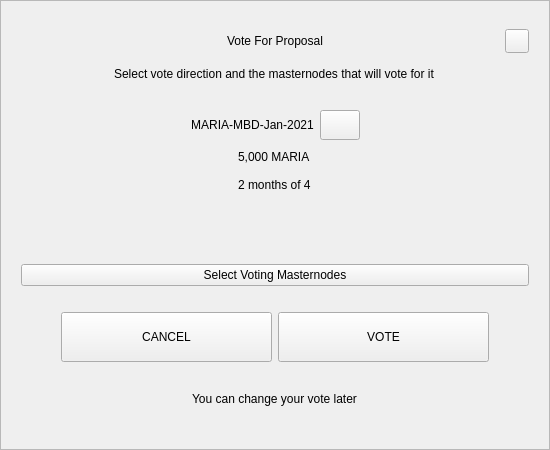
<?xml version="1.0" encoding="UTF-8"?>
<ui version="4.0">
 <class>VoteDialog</class>
 <widget class="QWidget" name="VoteDialog">
  <property name="geometry">
   <rect>
    <x>0</x>
    <y>0</y>
    <width>550</width>
    <height>450</height>
   </rect>
  </property>
  <layout class="QVBoxLayout" name="verticalLayout_1">
   <property name="spacing">
    <number>0</number>
   </property>
   <property name="leftMargin">
    <number>0</number>
   </property>
   <property name="topMargin">
    <number>0</number>
   </property>
   <property name="rightMargin">
    <number>0</number>
   </property>
   <property name="bottomMargin">
    <number>0</number>
   </property>
   <item>
    <widget class="QFrame" name="frame">
     <property name="styleSheet">
      <string notr="true"/>
     </property>
     <property name="frameShape">
      <enum>QFrame::StyledPanel</enum>
     </property>
     <property name="frameShadow">
      <enum>QFrame::Raised</enum>
     </property>
     <layout class="QVBoxLayout" name="verticalLayout_2">
      <property name="spacing">
       <number>6</number>
      </property>
      <property name="leftMargin">
       <number>20</number>
      </property>
      <property name="topMargin">
       <number>20</number>
      </property>
      <property name="rightMargin">
       <number>20</number>
      </property>
      <property name="bottomMargin">
       <number>20</number>
      </property>
      <item>
       <layout class="QHBoxLayout" name="horizontalLayout_1">
        <property name="spacing">
         <number>0</number>
        </property>
        <item>
         <spacer name="horizontalSpacer_1">
          <property name="orientation">
           <enum>Qt::Horizontal</enum>
          </property>
          <property name="sizeHint" stdset="0">
           <size>
            <width>40</width>
            <height>20</height>
           </size>
          </property>
         </spacer>
        </item>
        <item>
         <widget class="QLabel" name="labelTitle">
          <property name="minimumSize">
           <size>
            <width>0</width>
            <height>40</height>
           </size>
          </property>
          <property name="maximumSize">
           <size>
            <width>16777215</width>
            <height>40</height>
           </size>
          </property>
          <property name="styleSheet">
           <string notr="true">padding-left:24px;</string>
          </property>
          <property name="text">
           <string>Vote For Proposal</string>
          </property>
          <property name="alignment">
           <set>Qt::AlignCenter</set>
          </property>
          <property name="margin">
           <number>7</number>
          </property>
         </widget>
        </item>
        <item>
         <spacer name="horizontalSpacer_2">
          <property name="orientation">
           <enum>Qt::Horizontal</enum>
          </property>
          <property name="sizeHint" stdset="0">
           <size>
            <width>40</width>
            <height>20</height>
           </size>
          </property>
         </spacer>
        </item>
        <item>
         <widget class="QPushButton" name="btnEsc">
          <property name="minimumSize">
           <size>
            <width>24</width>
            <height>24</height>
           </size>
          </property>
          <property name="maximumSize">
           <size>
            <width>24</width>
            <height>24</height>
           </size>
          </property>
          <property name="focusPolicy">
           <enum>Qt::NoFocus</enum>
          </property>
          <property name="text">
           <string/>
          </property>
         </widget>
        </item>
       </layout>
      </item>
      <item alignment="Qt::AlignHCenter">
       <widget class="QLabel" name="labelSubtitle">
        <property name="text">
         <string>Select vote direction and the masternodes that will vote for it</string>
        </property>
       </widget>
      </item>
      <item>
       <spacer name="verticalSpacer_1">
        <property name="orientation">
         <enum>Qt::Vertical</enum>
        </property>
        <property name="sizeType">
         <enum>QSizePolicy::Expanding</enum>
        </property>
        <property name="sizeHint" stdset="0">
         <size>
          <width>20</width>
          <height>40</height>
         </size>
        </property>
       </spacer>
      </item>
      <item>
       <layout class="QHBoxLayout" name="horizontalLayout_2">
        <item>
         <spacer name="horizontalSpacer_3">
          <property name="orientation">
           <enum>Qt::Horizontal</enum>
          </property>
          <property name="sizeHint" stdset="0">
           <size>
            <width>40</width>
            <height>20</height>
           </size>
          </property>
         </spacer>
        </item>
        <item>
         <widget class="QLabel" name="labelTitleVote">
          <property name="minimumSize">
           <size>
            <width>0</width>
            <height>30</height>
           </size>
          </property>
          <property name="text">
           <string notr="true">MARIA-MBD-Jan-2021</string>
          </property>
          <property name="alignment">
           <set>Qt::AlignCenter</set>
          </property>
          <property name="wordWrap">
           <bool>true</bool>
          </property>
         </widget>
        </item>
        <item>
         <widget class="QPushButton" name="btnLink">
          <property name="minimumSize">
           <size>
            <width>0</width>
            <height>30</height>
           </size>
          </property>
          <property name="maximumSize">
           <size>
            <width>16777215</width>
            <height>30</height>
           </size>
          </property>
          <property name="cursor">
           <cursorShape>PointingHandCursor</cursorShape>
          </property>
          <property name="text">
           <string/>
          </property>
         </widget>
        </item>
        <item>
         <spacer name="horizontalSpacer_4">
          <property name="orientation">
           <enum>Qt::Horizontal</enum>
          </property>
          <property name="sizeHint" stdset="0">
           <size>
            <width>40</width>
            <height>20</height>
           </size>
          </property>
         </spacer>
        </item>
       </layout>
      </item>
      <item alignment="Qt::AlignHCenter">
       <widget class="QWidget" name="widget" native="true">
        <property name="minimumSize">
         <size>
          <width>0</width>
          <height>50</height>
         </size>
        </property>
        <layout class="QVBoxLayout" name="verticalLayout_3">
         <property name="spacing">
          <number>6</number>
         </property>
         <property name="leftMargin">
          <number>0</number>
         </property>
         <property name="topMargin">
          <number>0</number>
         </property>
         <property name="rightMargin">
          <number>0</number>
         </property>
         <property name="bottomMargin">
          <number>0</number>
         </property>
         <item>
          <widget class="QLabel" name="labelAmount">
           <property name="text">
            <string notr="true">5,000 MARIA</string>
           </property>
          </widget>
         </item>
         <item>
          <widget class="QLabel" name="labelTime">
           <property name="text">
            <string notr="true">2 months of 4</string>
           </property>
          </widget>
         </item>
        </layout>
       </widget>
      </item>
      <item>
       <spacer name="verticalSpacer_2">
        <property name="orientation">
         <enum>Qt::Vertical</enum>
        </property>
        <property name="sizeType">
         <enum>QSizePolicy::Fixed</enum>
        </property>
        <property name="sizeHint" stdset="0">
         <size>
          <width>20</width>
          <height>10</height>
         </size>
        </property>
       </spacer>
      </item>
      <item>
       <widget class="QWidget" name="containerVotes" native="true">
        <property name="minimumSize">
         <size>
          <width>0</width>
          <height>36</height>
         </size>
        </property>
        <layout class="QHBoxLayout" name="horizontalLayout_3" stretch="1,0,1">
         <property name="spacing">
          <number>0</number>
         </property>
         <property name="leftMargin">
          <number>0</number>
         </property>
         <property name="topMargin">
          <number>0</number>
         </property>
         <property name="rightMargin">
          <number>0</number>
         </property>
         <property name="bottomMargin">
          <number>0</number>
         </property>
         <item>
          <widget class="QWidget" name="containerNo" native="true">
           <property name="sizePolicy">
            <sizepolicy hsizetype="Expanding" vsizetype="Preferred">
             <horstretch>0</horstretch>
             <verstretch>0</verstretch>
            </sizepolicy>
           </property>
           <property name="minimumSize">
            <size>
             <width>0</width>
             <height>36</height>
            </size>
           </property>
           <layout class="QGridLayout" name="gridLayout">
            <property name="leftMargin">
             <number>0</number>
            </property>
            <property name="topMargin">
             <number>0</number>
            </property>
            <property name="rightMargin">
             <number>0</number>
            </property>
            <property name="bottomMargin">
             <number>0</number>
            </property>
            <property name="spacing">
             <number>0</number>
            </property>
           </layout>
          </widget>
         </item>
         <item>
          <spacer name="horizontalSpacer_5">
           <property name="orientation">
            <enum>Qt::Horizontal</enum>
           </property>
           <property name="sizeType">
            <enum>QSizePolicy::Fixed</enum>
           </property>
           <property name="sizeHint" stdset="0">
            <size>
             <width>16</width>
             <height>20</height>
            </size>
           </property>
          </spacer>
         </item>
         <item>
          <widget class="QWidget" name="containerYes" native="true">
           <property name="minimumSize">
            <size>
             <width>0</width>
             <height>36</height>
            </size>
           </property>
           <property name="layoutDirection">
            <enum>Qt::LeftToRight</enum>
           </property>
           <layout class="QGridLayout" name="gridLayout_2">
            <property name="leftMargin">
             <number>0</number>
            </property>
            <property name="topMargin">
             <number>0</number>
            </property>
            <property name="rightMargin">
             <number>0</number>
            </property>
            <property name="bottomMargin">
             <number>0</number>
            </property>
            <property name="horizontalSpacing">
             <number>0</number>
            </property>
           </layout>
          </widget>
         </item>
        </layout>
       </widget>
      </item>
      <item>
       <spacer name="verticalSpacer_3">
        <property name="orientation">
         <enum>Qt::Vertical</enum>
        </property>
        <property name="sizeType">
         <enum>QSizePolicy::Fixed</enum>
        </property>
        <property name="sizeHint" stdset="0">
         <size>
          <width>20</width>
          <height>10</height>
         </size>
        </property>
       </spacer>
      </item>
      <item>
       <widget class="QPushButton" name="btnSelectMasternodes">
        <property name="cursor">
         <cursorShape>PointingHandCursor</cursorShape>
        </property>
        <property name="text">
         <string>Select Voting Masternodes</string>
        </property>
       </widget>
      </item>
      <item>
       <spacer name="verticalSpacer_4">
        <property name="orientation">
         <enum>Qt::Vertical</enum>
        </property>
        <property name="sizeType">
         <enum>QSizePolicy::Fixed</enum>
        </property>
        <property name="sizeHint" stdset="0">
         <size>
          <width>20</width>
          <height>20</height>
         </size>
        </property>
       </spacer>
      </item>
      <item>
       <layout class="QHBoxLayout" name="horizontalLayout_4" stretch="0,2,2,0">
        <item>
         <spacer name="horizontalSpacer_6">
          <property name="orientation">
           <enum>Qt::Horizontal</enum>
          </property>
          <property name="sizeHint" stdset="0">
           <size>
            <width>40</width>
            <height>20</height>
           </size>
          </property>
         </spacer>
        </item>
        <item>
         <widget class="QPushButton" name="btnCancel">
          <property name="minimumSize">
           <size>
            <width>0</width>
            <height>50</height>
           </size>
          </property>
          <property name="focusPolicy">
           <enum>Qt::NoFocus</enum>
          </property>
          <property name="text">
           <string>CANCEL</string>
          </property>
         </widget>
        </item>
        <item>
         <widget class="QPushButton" name="btnSave">
          <property name="minimumSize">
           <size>
            <width>0</width>
            <height>50</height>
           </size>
          </property>
          <property name="focusPolicy">
           <enum>Qt::NoFocus</enum>
          </property>
          <property name="text">
           <string>VOTE</string>
          </property>
         </widget>
        </item>
        <item>
         <spacer name="horizontalSpacer_7">
          <property name="orientation">
           <enum>Qt::Horizontal</enum>
          </property>
          <property name="sizeHint" stdset="0">
           <size>
            <width>40</width>
            <height>20</height>
           </size>
          </property>
         </spacer>
        </item>
       </layout>
      </item>
      <item>
       <spacer name="verticalSpacer_5">
        <property name="orientation">
         <enum>Qt::Vertical</enum>
        </property>
        <property name="sizeType">
         <enum>QSizePolicy::Expanding</enum>
        </property>
        <property name="sizeHint" stdset="0">
         <size>
          <width>20</width>
          <height>10</height>
         </size>
        </property>
       </spacer>
      </item>
      <item>
       <spacer name="verticalSpacer_6">
        <property name="orientation">
         <enum>Qt::Vertical</enum>
        </property>
        <property name="sizeHint" stdset="0">
         <size>
          <width>20</width>
          <height>40</height>
         </size>
        </property>
       </spacer>
      </item>
      <item alignment="Qt::AlignHCenter">
       <widget class="QLabel" name="labelMessage">
        <property name="text">
         <string>You can change your vote later</string>
        </property>
       </widget>
      </item>
      <item>
       <spacer name="verticalSpacer_7">
        <property name="orientation">
         <enum>Qt::Vertical</enum>
        </property>
        <property name="sizeType">
         <enum>QSizePolicy::Expanding</enum>
        </property>
        <property name="sizeHint" stdset="0">
         <size>
          <width>20</width>
          <height>40</height>
         </size>
        </property>
       </spacer>
      </item>
     </layout>
    </widget>
   </item>
  </layout>
 </widget>
 <resources/>
 <connections/>
</ui>
